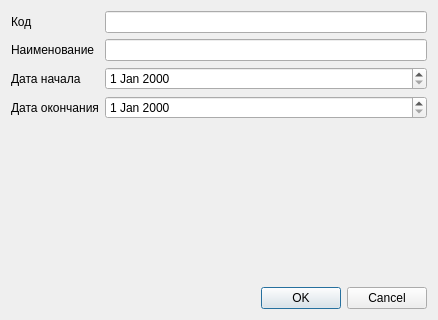
<?xml version="1.0" encoding="UTF-8"?>
<ui version="4.0">
 <class>ObservationGroupEditor</class>
 <widget class="QDialog" name="ObservationGroupEditor">
  <property name="geometry">
   <rect>
    <x>0</x>
    <y>0</y>
    <width>438</width>
    <height>320</height>
   </rect>
  </property>
  <layout class="QGridLayout" name="gridLayout">
   <item row="2" column="0">
    <widget class="QLabel" name="lblBegDate">
     <property name="text">
      <string>Дата начала</string>
     </property>
    </widget>
   </item>
   <item row="0" column="1">
    <widget class="QLineEdit" name="edtCode"/>
   </item>
   <item row="0" column="0">
    <widget class="QLabel" name="lblCode">
     <property name="text">
      <string>Код</string>
     </property>
    </widget>
   </item>
   <item row="1" column="0">
    <widget class="QLabel" name="lblName">
     <property name="text">
      <string>Наименование</string>
     </property>
    </widget>
   </item>
   <item row="1" column="1">
    <widget class="QLineEdit" name="edtName"/>
   </item>
   <item row="5" column="0" colspan="2">
    <widget class="QDialogButtonBox" name="buttonBox">
     <property name="orientation">
      <enum>Qt::Horizontal</enum>
     </property>
     <property name="standardButtons">
      <set>QDialogButtonBox::Cancel|QDialogButtonBox::Ok</set>
     </property>
    </widget>
   </item>
   <item row="3" column="0">
    <widget class="QLabel" name="lblEndDate">
     <property name="text">
      <string>Дата окончания</string>
     </property>
    </widget>
   </item>
   <item row="2" column="1">
    <widget class="CDateEdit" name="edtBegDate"/>
   </item>
   <item row="3" column="1">
    <widget class="CDateEdit" name="edtEndDate"/>
   </item>
   <item row="4" column="0" colspan="2">
    <spacer name="verticalSpacer">
     <property name="orientation">
      <enum>Qt::Vertical</enum>
     </property>
     <property name="sizeHint" stdset="0">
      <size>
       <width>20</width>
       <height>40</height>
      </size>
     </property>
    </spacer>
   </item>
  </layout>
 </widget>
 <customwidgets>
  <customwidget>
   <class>CDateEdit</class>
   <extends>QDateEdit</extends>
   <header>library/DateEdit.h</header>
  </customwidget>
 </customwidgets>
 <resources/>
 <connections>
  <connection>
   <sender>buttonBox</sender>
   <signal>accepted()</signal>
   <receiver>ObservationGroupEditor</receiver>
   <slot>accept()</slot>
   <hints>
    <hint type="sourcelabel">
     <x>248</x>
     <y>254</y>
    </hint>
    <hint type="destinationlabel">
     <x>157</x>
     <y>274</y>
    </hint>
   </hints>
  </connection>
  <connection>
   <sender>buttonBox</sender>
   <signal>rejected()</signal>
   <receiver>ObservationGroupEditor</receiver>
   <slot>reject()</slot>
   <hints>
    <hint type="sourcelabel">
     <x>316</x>
     <y>260</y>
    </hint>
    <hint type="destinationlabel">
     <x>286</x>
     <y>274</y>
    </hint>
   </hints>
  </connection>
 </connections>
</ui>
